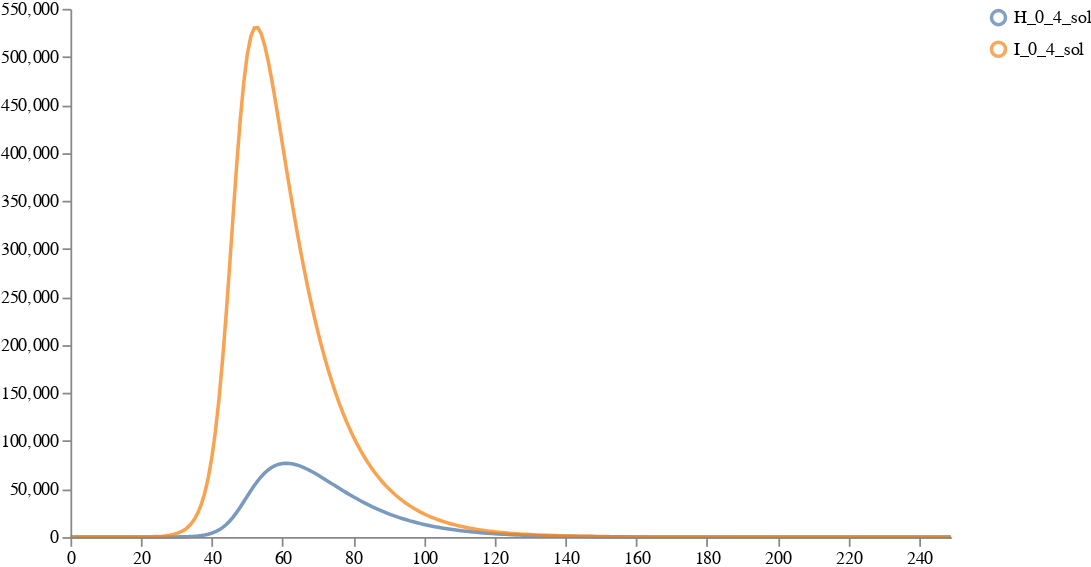

Notebook code cell kept with this figure:
### Code cell
plots.ipy_display(result["visual"])

### Figure 1 — Vega specification as saved in the notebook (floating-point values rounded to 4 significant figures; data arrays with more than 128 entries replaced by an {"elided": "..."} marker saying what was removed)
{"$schema": "https://vega.github.io/schema/vega/v5.json", "axes": [{"name": "x_axis", "orient": "bottom", "scale": "xscale", "zindex": 100}, {"name": "y_axis", "orient": "left", "scale": "yscale", "zindex": 100}], "data": [{"name": "distributions", "values": {"elided": "500 records"}}, {"name": "traces", "transform": [{"expr": "isValid(datum.value)", "type": "filter"}], "values": []}, {"name": "points", "values": []}, {"name": "markers", "values": []}, {"name": "selected", "on": [{"remove": true, "trigger": "clear"}, {"remove": true, "trigger": "!shift"}, {"insert": "clicked", "trigger": "!shift && clicked"}, {"toggle": "clicked", "trigger": "shift && clicked"}]}], "height": 300, "legends": [{"encode": {"labels": {"interactive": true, "name": "legendLabel", "update": {"opacity": [{"test": "!length(data('selected')) || indata('selected', 'value', datum.value)", "value": 1}, {"value": 0.25}]}}, "symbols": {"interactive": true, "name": "legendSymbol", "update": {"fill": {"value": "transparent"}, "opacity": [{"test": "!length(data('selected')) || indata('selected', 'value', datum.value)", "value": 0.7}, {"value": 0.15}], "size": {"value": 64}, "strokeWidth": {"value": 2}}}}, "name": "color_legend", "stroke": "color"}], "marks": [{"from": {"facet": {"data": "points", "groupby": "trajectory", "name": "points_split"}}, "marks": [{"encode": {"hover": {"fillOpacity": {"value": 0.9}}, "update": {"fill": {"field": "trajectory", "scale": "color"}, "fillOpacity": [{"test": "!length(data('selected')) || indata('selected', 'value', datum.trajectory)", "value": 0.5}, {"value": 0.15}], "size": {"value": 10}, "stroke": {"field": "trajectory", "scale": "color"}, "strokeOpacity": [{"test": "!length(data('selected')) || indata('selected', 'value', datum.trajectory)", "value": 0.75}, {"value": 0.15}], "strokeWidth": {"value": 2}, "tooltip": {"field": "value"}, "x": {"field": "timepoint", "scale": "xscale"}, "y": {"field": "value", "scale": "yscale"}}}, "from": {"data": "points"}, "name": "_points_symbol", "type": "symbol", "zindex": 3}, {"encode": {"hover": {"fillOpacity": {"value": 0.9}}, "update": {"interpolate": {"value": "linear"}, "stroke": {"field": "trajectory", "scale": "color"}, "strokeOpacity": [{"test": "!length(data('selected')) || indata('selected', 'value', datum.trajectory)", "value": 0.3}, {"value": 0.1}], "strokeWidth": {"value": 2}, "x": {"field": "timepoint", "scale": "xscale"}, "y": {"field": "value", "scale": "yscale"}}}, "from": {"data": "points"}, "name": "_points_line", "type": "line", "zindex": 3}], "name": "_points", "type": "group", "zindex": 3}, {"from": {"facet": {"data": "traces", "groupby": "trajectory", "name": "traces_split"}}, "marks": [{"encode": {"hover": {"fillOpacity": {"value": 0.9}}, "update": {"interpolate": {"value": "linear"}, "stroke": {"field": "trajectory", "scale": "color"}, "strokeOpacity": [{"test": "!length(data('selected')) || indata('selected', 'value', datum.trajectory)", "value": 0.75}, {"value": 0.15}], "strokeWidth": {"value": 2}, "x": {"field": "timepoint", "scale": "xscale"}, "y": {"field": "value", "scale": "yscale"}}}, "from": {"data": "traces_split"}, "name": "_traces_lines", "type": "line"}], "name": "_traces", "type": "group", "zindex": 2}, {"from": {"facet": {"data": "distributions", "groupby": "trajectory", "name": "trajectory_split"}}, "marks": [{"encode": {"hover": {"fillOpacity": {"value": 0.9}}, "update": {"fill": {"field": "trajectory", "scale": "color"}, "fillOpacity": [{"test": "!length(data('selected')) || indata('selected', 'value', datum.trajectory)", "value": 0.5}, {"value": 0.15}], "interpolate": {"value": "linear"}, "stroke": {"field": "trajectory", "scale": "color"}, "strokeOpacity": [{"test": "!length(data('selected')) || indata('selected', 'value', datum.trajectory)", "value": 0.75}, {"value": 0.15}], "strokeWidth": {"value": 2}, "x": {"field": "timepoint", "scale": "xscale"}, "y": {"field": "upper", "scale": "yscale"}, "y2": {"field": "lower", "scale": "yscale"}}}, "from": {"data": "trajectory_split"}, "type": "area"}], "name": "_distributions", "type": "group", "zindex": 1}, {"marks": [{"encode": {"enter": {"stroke": {"value": "lightgray"}}, "update": {"opacity": {"value": 1}, "x": {"field": "timepoint", "scale": "xscale"}, "y": {"signal": "height"}, "y2": {"value": 0}}}, "from": {"data": "markers"}, "name": "_marker text", "type": "rule"}, {"encode": {"enter": {"fontSize": {"value": 8}, "text": {"field": "datum.label"}, "y": {"value": 0}}}, "from": {"data": "_marker text"}, "name": "_marker flags", "transform": [{"as": ["x", "_y", "opacity", "align", "baseline"], "lineAnchor": "start", "offset": [1], "size": {"signal": "[width, height]"}, "type": "label"}], "type": "text"}], "name": "_markers", "type": "group"}], "scales": [{"domain": {"fields": [{"data": "distributions", "field": "timepoint"}, {"data": "traces", "field": "timepoint"}, {"data": "points", "field": "timepoint"}, {"data": "markers", "field": "timepoint"}]}, "name": "xscale", "range": "width", "type": "linear", "zero": false}, {"domain": {"fields": [{"data": "distributions", "field": "lower"}, {"data": "distributions", "field": "upper"}, {"data": "traces", "field": "value"}, {"data": "points", "field": "value"}]}, "name": "yscale", "nice": true, "range": "height", "type": "linear", "zero": true}, {"domain": {"fields": [{"data": "distributions", "field": "trajectory"}, {"data": "traces", "field": "trajectory"}, {"data": "points", "field": "trajectory"}]}, "name": "color", "range": "category", "type": "ordinal"}], "signals": [{"name": "clear", "on": [{"events": "mouseup[!event.item]", "force": true, "update": "true"}], "value": true}, {"name": "shift", "on": [{"events": "@legendSymbol:click, @legendLabel:click", "force": true, "update": "event.shiftKey"}], "value": false}, {"name": "clicked", "on": [{"events": "@legendSymbol:click, @legendLabel:click", "force": true, "update": "{value: datum.value}"}], "value": null}], "width": 500}
